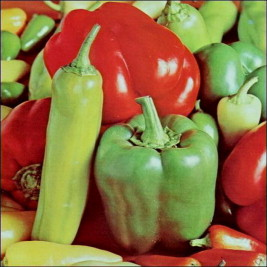
#> input picture data/Peppers.png, 267 x 267 px
$ python image_processing.py
#> lines starting #> are read from the running program, lines starting #| are printed output that depends on the picture; after the words box and inside, x2 and y2 are one past the last pixel; in counts of white or black regions, pixels touching at a corner belong together
import os
import math
import json
import numpy as np
import cv2
from definitions import DATA_PATH

def resize_image_for_line_stroke(image: np.ndarray,
                                 painting_width: float,
                                 smallest_brush_width: float) -> np.ndarray:
    '''
    Resizes the image resolution to optimize coverage of the line stroke
    algorithm. The image is resized so that the width of a pixel is
    representative of the width of the smallest brush.

    Args:
        image (CV_8U): input bitmap image
        painting_width: width of the painting in mm
        smallest_brush_width: width of the smallest brush in mm

    Returns:
        image_sized (CV_8U): resized bitmap image
    '''

    height, width = image.shape[:2]
    aspect_ratio = width/height
    resize_width = math.floor(painting_width/smallest_brush_width)
    resize_height = math.floor(resize_width/aspect_ratio)

    image = cv2.resize(image,
                       (resize_width,resize_height),
                       interpolation=cv2.INTER_AREA)

    return image

def color_quantize_image(image: np.ndarray,
                         color_count: int) -> tuple[np.ndarray, np.ndarray]:
    '''
    Reduces image to a fixed number of colors.

    Args:
        image
        color_count: number of colors in output image

    Returns:
        image_quant: output color quantisized image
        centers: k-means color centers
    '''

    if len(image.shape) == 2:
        # Image is grayscale
        z = image.reshape(-1)
    else:
        z = image.reshape((-1, 3))

    z = np.float32(z)

    # Define criteria, number of clusters(k) and apply kmeans()
    criteria = (cv2.TERM_CRITERIA_EPS + cv2.TERM_CRITERIA_MAX_ITER, 100, 0.2)
    compactness, label, centers = cv2.kmeans(z,
                                             color_count,
                                             None,
                                             criteria,
                                             10,
                                             cv2.KMEANS_RANDOM_CENTERS)

    # Convert back to unit8 and make original image
    centers = np.uint8(centers)
    image_colorquant = centers[label.flatten()]
    image_colorquant = image_colorquant.reshape((image.shape))
    image = image_colorquant

    return image, centers

def convert_bgr_pixel_color_to_grayscale(pixel_bgr: list[float]) -> float:
    '''
    Converts single bgr pixel to grayscale using the weighted luminosity method

    Args:
        pixel_bgr (int): [b, g, r] pixel values

    Returns:
        pixel_grayscale (int): [grayscale] pixel value
    '''

    pixel_grayscale = (0.114*pixel_bgr[0] + 0.587*pixel_bgr[1]
                       + 0.299*pixel_bgr[2])

    return pixel_grayscale

def sort_color_centers_dark_to_light(color_centers: np.ndarray) -> np.ndarray:
    '''
    Sorts color centers from dark to light (via grayscale coversion)
    so dark colors are painted first.

    Args:
        color_centers (int): [b, g, r] color quantized image color centers

    Returns:
        color_centers_sorted (int): [b, g, r] color quantized image color
            centers ordered from dark to light
    '''

    if color_centers.shape[1] == 1:
        # Image is grayscale
        color_sorted = sorted(color_centers)

    else:
        # Image is not grayscale
        grayscale_centers = np.uint8([convert_bgr_pixel_color_to_grayscale(x)
                                      for x in color_centers])

        combined = zip(grayscale_centers, color_centers)
        sorted_combined = sorted(combined)

        grayscale_sorted, color_sorted = zip(*sorted_combined)

    color_centers_sorted = np.uint8(color_sorted)

    return color_centers_sorted

if __name__ == '__main__':

    # Import image
    image = cv2.imread(os.path.join(DATA_PATH, 'Peppers.png'))
#> image is the input picture: shape (267, 267, 3); mean B, G, R 64.7, 112.5, 144.9

    # Convert image to grayscale
    # image = cv2.cvtColor(image, cv2.COLOR_BGR2GRAY)

    image_resize = resize_image_for_line_stroke(image,
                                                8*25.4,
                                                0.125*25.4)
#> in resize_image_for_line_stroke, `image = cv2.resize(image, (resize_width,resize_height), interpolation=..`:
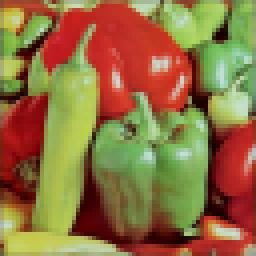
#> image: shape (64, 64, 3) (shown 4 times larger); mean of channels 0, 1, 2 64.7, 112.5, 144.9; drawn as B, G, R

    cv2.imwrite(os.path.join(DATA_PATH, 'image_resize.png'), image_resize)

    color_count = 8

    # Use color_count + 1 for when removing a white background
    image_quant, color_centers_quant = color_quantize_image(image_resize,
                                                            color_count + 1)
#> in color_quantize_image, `compactness, label, centers = cv2.kmeans(z, color_count, None, criteri..`: compactness = 2404460.8; label = 4096 values, max 8 at index 1, min 0 at index 17, mean 4.18; centers = [[160.4, 202.7, 180.4], [89.6, 171.1, 130.3], [64.81, 130.4, 113.2], [70.17, 109.8, 182.9], [7.99, 11.67, 62.68], [90.2, 192.1, 174.7], [22.27, 25.02, 138], [39.91, 74.78, 109], [37.42, 48.59, 189.9]]
#> in color_quantize_image, `centers = np.uint8(centers)`: centers = [[160, 202, 180], [89, 171, 130], [64, 130, 113], [70, 109, 182], [7, 11, 62], [90, 192, 174], [22, 25, 137], [39, 74, 108], [37, 48, 189]]
#> in color_quantize_image, `image_colorquant = image_colorquant.reshape((image.shape))`:
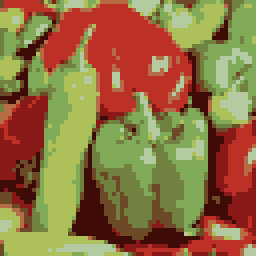
#> image_colorquant: shape (64, 64, 3) (shown 4 times larger); mean of channels 0, 1, 2 64.1, 112.1, 144.2; drawn as B, G, R
#> color_centers_quant has the same summary as centers in color_quantize_image

    color_centers = sort_color_centers_dark_to_light(
                            color_centers_quant)
#> in sort_color_centers_dark_to_light, `grayscale_centers = np.uint8([convert_bgr_pixel_color_to_grayscale(x) ..`: grayscale_centers = [190, 149, 117, 126, 25, 174, 58, 80, 88]
#> in sort_color_centers_dark_to_light, `sorted_combined = sorted(combined)`: sorted_combined = [(25, [7, 11, 62]), (58, [22, 25, 137]), (80, [39, 74, 108]), (88, [37, 48, 189]), (117, [64, 130, 113]), (126, [70, 109, 182]), (149, [89, 171, 130]), (174, [90, 192, 174]), (190, [160, 202, 180])]
#> in sort_color_centers_dark_to_light, `grayscale_sorted, color_sorted = zip(*sorted_combined)`: grayscale_sorted = (25, 58, 80, 88, 117, 126, 149, 174, 190); color_sorted = ([7, 11, 62], [22, 25, 137], [39, 74, 108], [37, 48, 189], [64, 130, 113], [70, 109, 182], [89, 171, 130], [90, 192, 174], [160, 202, 180])
#> in sort_color_centers_dark_to_light, `color_centers_sorted = np.uint8(color_sorted)`: color_centers_sorted = [[7, 11, 62], [22, 25, 137], [39, 74, 108], [37, 48, 189], [64, 130, 113], [70, 109, 182], [89, 171, 130], [90, 192, 174], [160, 202, 180]]
#> color_centers has the same summary as color_centers_sorted in sort_color_centers_dark_to_light

    # Remove the white background color so it does not get painted
    # color_centers_list = color_centers_sorted.tolist()
    # color_centers = np.uint8(color_centers_list[:-1])

    cv2.imwrite(os.path.join(DATA_PATH, 'image_quant.png'), image_quant)

    # Create an image of each color center
    for i in range(len(color_centers)):
        color_mask = cv2.inRange(image_quant,
                                 color_centers[i],
                                 color_centers[i])
        image_color = cv2.bitwise_and(image_quant, image_quant,
                                      mask = color_mask)
        cv2.imwrite(os.path.join(DATA_PATH, 'color_center_' + str(i) + '.png'),
                    image_color)
#> this loop made 9 passes
#> pass 1, `color_mask = cv2.inRange(image_quant, color_centers[i], color_centers[..`:
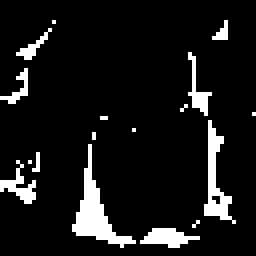
#> color_mask: shape (64, 64) (shown 4 times larger); 9.2% white; 17 white regions (10 under 20 px), largest, box (x1, y1, x2, y2) and area: (18, 36, 34, 62) 117, (51, 30, 59, 56) 76, (35, 57, 50, 62) 44
#> pass 1, `image_color = cv2.bitwise_and(image_quant, image_quant, mask = color_m..`:
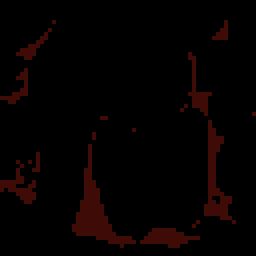
#> image_color: shape (64, 64, 3) (shown 4 times larger); mean of channels 0, 1, 2 0.6, 1, 5.7; drawn as B, G, R
#> pass 2, `color_mask = cv2.inRange(image_quant, color_centers[i], color_centers[..`:
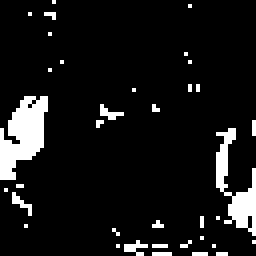
#> color_mask: shape (64, 64) (shown 4 times larger); 8.7% white; 36 white regions (34 under 20 px), largest, box (x1, y1, x2, y2) and area: (0, 24, 12, 45) 153, (54, 32, 64, 59) 107
#> pass 2, `image_color = cv2.bitwise_and(image_quant, image_quant, mask = color_m..`:
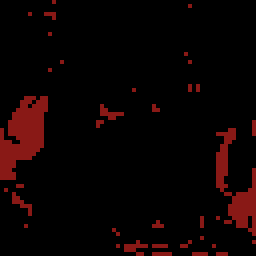
#> image_color: shape (64, 64, 3) (shown 4 times larger); mean of channels 0, 1, 2 1.9, 2.2, 12; drawn as B, G, R

    # Create a binary image of each color center
    for i in range(len(color_centers)):
        image = cv2.imread(os.path.join(DATA_PATH, 'color_center_' + str(i)
                                        + '.png'))
        ret, binary_image = cv2.threshold(image,1,255,cv2.THRESH_BINARY)
        cv2.imwrite(os.path.join(DATA_PATH, 'color_center_' + str(i) +
                               '_binary.png'), binary_image)

    # Write color_center list to json file
    with open(os.path.join(DATA_PATH, 'image_color_center_bgr.txt'),'w') as f:
        json.dump(color_centers.tolist(), f, separators = (',', ':'),
                  sort_keys = True, indent = 4)
    f.close()
